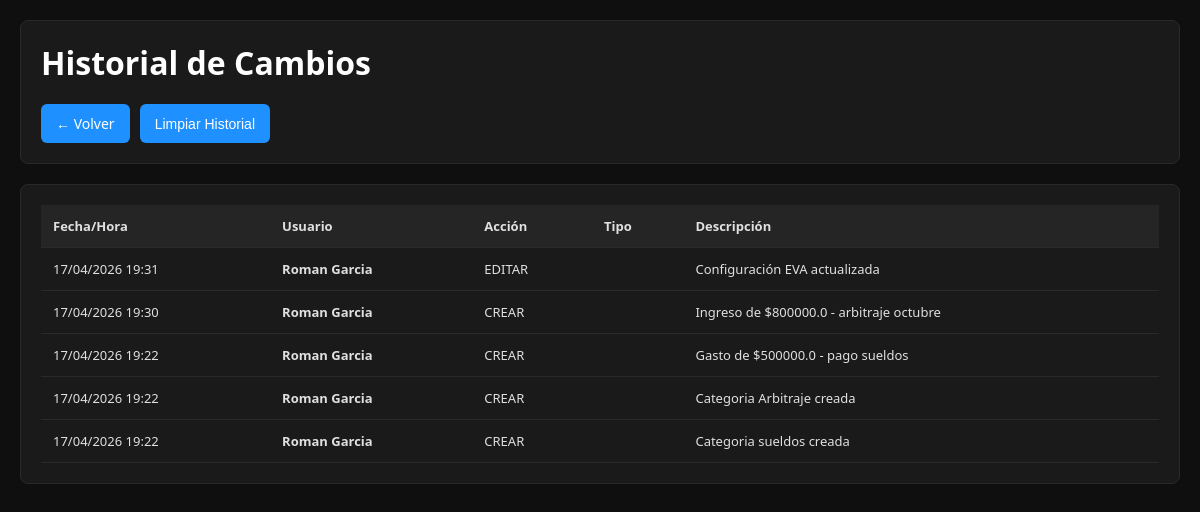
Page /historial (signed in) on the committed database.
### models.py (models this page shows, shortened)
class Historial(db.Model):
    __tablename__ = 'historial'
    id = db.Column(db.Integer, primary_key=True)
    usuario_id = db.Column(db.Integer, db.ForeignKey('usuario.id'), nullable=False)
    accion = db.Column(db.String(50), nullable=False)  # 'crear', 'editar', 'eliminar'
    tipo = db.Column(db.String(50), nullable=False)  # 'gasto', 'ingreso', 'categoria', etc
    id_registro = db.Column(db.Integer)
    descripcion = db.Column(db.String(200))
    fecha = db.Column(db.DateTime, default=datetime.utcnow)
    usuario = db.relationship('Usuario', backref='historial')

class Usuario(UserMixin, db.Model):
    __tablename__ = 'usuario'
    id = db.Column(db.Integer, primary_key=True)
    nombre = db.Column(db.String(100), nullable=False)
    email = db.Column(db.String(120), unique=True, nullable=False)
    password = db.Column(db.String(200), nullable=False)  # <-- ESTA LÍNEA
    rol = db.Column(db.String(20), default='usuario')
    empresa_id = db.Column(db.Integer, db.ForeignKey('empresa.id'), nullable=False)
    activo = db.Column(db.Boolean, default=True)
    fecha_creacion = db.Column(db.DateTime, default=datetime.utcnow)
    verificado = db.Column(db.Boolean, default=False)
    codigo_verificacion = db.Column(db.String(10))
    codigo_reset = db.Column(db.String(10))
    empresa = db.relationship('Empresa', backref='usuarios')
    gastos = db.relationship('Gasto', backref='usuario', lazy=True, cascade='all, delete-orphan')
    ingresos = db.relationship('Ingreso', backref='usuario', lazy=True, cascade='all, delete-orphan')
    categorias = db.relationship('Categoria', backref='usuario', lazy=True, cascade='all, delete-orphan')

### app.py (the view)
@app.route('/historial')
@login_required
def ver_historial():
    historial = Historial.query.filter_by(usuario_id=current_user.id).order_by(Historial.fecha.desc()).all()
    return render_template('historial.html', historial=historial, usuario=current_user)

### app.py (called while the page is built, shortened)
@login_manager.user_loader
def load_user(user_id):
    return Usuario.query.get(int(user_id))

@app.before_request
def crear_tablas():
    db.create_all()

@app.before_request
def debug_request():
    if request.path == '/nueva-categoria' and request.method == 'POST':
        print(f"\n{'='*50}")
        print(f"NUEVA PETICION A /nueva-categoria")
        print(f"Method: {request.method}")
        print(f"X-Requested-With: {request.headers.get('X-Requested-With')}")
        print(f"{'='*50}\n")

### templates/historial.html (shortened to what this page needs)
<!DOCTYPE html>
<html>
<head>
</head>
<body>
    <div class="container">
        <header>
            <h1>Historial de Cambios</h1>
            <div class="menu">
                <a href="{{ url_for('dashboard') }}">← Volver</a>
                <button type="button" class="btn-limpiar-historial" onclick="if(confirm('¿Estás seguro? Se eliminarán todos los registros del historial.')) window.location.href='/historial/limpiar'">Limpiar Historial</button>
            </div>
        </header>
        <div class="tabla-container">
            {% if historial %}
                <table>
                    <thead>
                        <tr>
                            <th>Fecha/Hora</th>
                            <th>Usuario</th>
                            <th>Acción</th>
                            <th>Tipo</th>
                            <th>Descripción</th>
                        </tr>
                    </thead>
                    <tbody>
                        {% for h in historial %}
                            <tr>
                                <td>{{ h.fecha.strftime('%d/%m/%Y %H:%M') }}</td>
                                <td><strong>{{ h.usuario.nombre if h.usuario else 'Sistema' }}</strong></td>
                                <td><span class="accion {{ h.accion }}">{{ h.accion.upper() }}</span></td>
                                <td>{{ h.tipo_registro }}</td>
                                <td>{{ h.descripcion }}</td>
                            </tr>
                        {% endfor %}
                    </tbody>
                </table>
            {% else %}
                <div class="empty">
                    <p>No hay historial de cambios aún</p>
                </div>
            {% endif %}
        </div>
    </div>
</body>
</html>

### templates/historial.html (style rules this page uses)
* { margin: 0; padding: 0; box-sizing: border-box; }
* { scrollbar-color: #1e90ff #0f0f0f; scrollbar-width: thin; }
body { font-family: 'Segoe UI', Tahoma, Geneva, Verdana, sans-serif; background: #0f0f0f; color: #e0e0e0; min-height: 100vh; padding: 20px; }
.container { max-width: 1200px; margin: 0 auto; }
header { background: #1a1a1a; padding: 20px; border-radius: 8px; margin-bottom: 20px; border: 1px solid #2a2a2a; }
h1 { color: #fff; margin-bottom: 20px; }
.menu { display: flex; gap: 10px; flex-wrap: wrap; }
.menu a, .btn-limpiar-historial { padding: 10px 15px; background: #1e90ff; color: white; text-decoration: none; border-radius: 6px; font-size: 14px; transition: 0.3s; border: none; cursor: pointer; }
.tabla-container { background: #1a1a1a; padding: 20px; border-radius: 8px; border: 1px solid #2a2a2a; overflow-x: auto; }
table { width: 100%; border-collapse: collapse; }
th, td { padding: 12px; text-align: left; border-bottom: 1px solid #2a2a2a; font-size: 13px; }
th { background: #252525; color: #e0e0e0; font-weight: 600; }

### rows in the picture
Historial: fecha "17/04/2026 19:31", usuario "Roman Garcia", accion "EDITAR", descripcion "Configuración EVA actualizada"
Historial: fecha "17/04/2026 19:30", usuario "Roman Garcia", accion "CREAR", descripcion "Ingreso de $800000.0 - arbitraje octubre"
Historial: fecha "17/04/2026 19:22", usuario "Roman Garcia", accion "CREAR", descripcion "Gasto de $500000.0 - pago sueldos"
Historial: fecha "17/04/2026 19:22", usuario "Roman Garcia", accion "CREAR", descripcion "Categoria Arbitraje creada"
Historial: fecha "17/04/2026 19:22", usuario "Roman Garcia", accion "CREAR", descripcion "Categoria sueldos creada"
